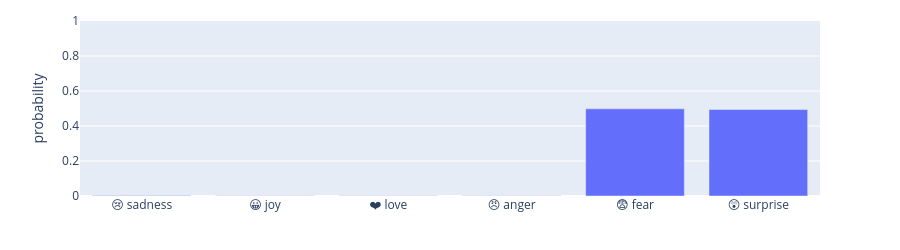

This figure's notebook cell:
### Markdown cell above
### Q4 *(6 marks)* — Explaining an ambiguous tweet
1. Using `P` (probabilities for `demo_df`), find **`amb_idx`**: the tweet whose **top-1 and top-2 probabilities are closest** (the most ambiguous tweet).
2. Show its probabilities with `prob_bars(...)`.
3. Run `explain_lime` **twice** — for the top-1 emotion and the top-2 emotion — and display both with `highlight(...)`.

<details><summary>🔑 <b>Hint</b> (click to open)</summary>

<code>S = np.sort(P, axis=1)</code> → gap = <code>S[:, -1] - S[:, -2]</code> → <code>amb_idx = int(np.argmin(gap))</code>. Top-2 labels: <code>np.argsort(-P[amb_idx])[:2]</code>.
</details>

### Code cell
# ✏️ Q4 — YOUR CODE HERE
S = np.sort(P, axis=1)
gap = S[:, -1] - S[:, -2]
amb_idx = int(np.argmin(gap))
amb_text = demo_df.text[amb_idx]
top2 = np.argsort(-P[amb_idx])[:2]
print(f"amb_idx = {amb_idx} | true emotion: {EMOTIONS[demo_df.label[amb_idx]]} | gap = {gap[amb_idx]:.4f}")
print("Tweet:", amb_text)
prob_bars(P[amb_idx]).show()

res_amb = {}
for l in top2:
    l = int(l)
    res_amb[l] = explain_lime(amb_text, l, num_features=len(amb_text.split()))
    display(HTML(highlight(res_amb[l]["words"], res_amb[l]["scores"],
                           f"LIME → {EMO_EMOJI[EMOTIONS[l]]} {EMOTIONS[l]}", f"R²={res_amb[l]['r2']:.2f}")))

# helper for the written answer: words whose sign flips between the two emotions
a, b = int(top2[0]), int(top2[1])
opp = [(w, sa, sb) for w, sa, sb in zip(res_amb[a]["words"], res_amb[a]["scores"], res_amb[b]["scores"]) if sa * sb < 0]
opp.sort(key=lambda x: -(abs(x[1]) + abs(x[2])))
if opp:
    w, sa, sb = opp[0]
    print(f"Word '{w}': {sa:+.3f} for {EMOTIONS[a]} vs {sb:+.3f} for {EMOTIONS[b]}")
else:
    print("No word changes sign between the two emotions for this tweet.")

### Figure 1 — Plotly figure (JSON) as saved in the notebook; plotly's stock layout.template omitted (floating-point values rounded to 4 significant figures)
{"data": [{"hovertemplate": "=%{x}<br>probability=%{y}<extra></extra>", "legendgroup": "", "marker": {"color": "#636efa", "pattern": {"shape": ""}}, "name": "", "orientation": "v", "showlegend": false, "textposition": "auto", "type": "bar", "x": ["😢 sadness", "😀 joy", "❤️ love", "😠 anger", "😨 fear", "😲 surprise"], "xaxis": "x", "y": [0.002968, 0.001526, 0.001893, 0.001094, 0.4982, 0.4943], "yaxis": "y"}], "layout": {"barmode": "relative", "height": 250, "legend": {"tracegroupgap": 0}, "margin": {"b": 20, "t": 20}, "xaxis": {"anchor": "y", "domain": [0, 1], "title": {"text": ""}}, "yaxis": {"anchor": "x", "domain": [0, 1], "range": [0, 1], "title": {"text": "probability"}}}}
